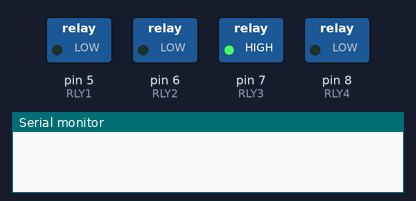
Bench run of a sketch on a simulated Arduino Uno, built with avr-gcc and run on an emulated ATmega328P. Shown: switched loads named in the sketch (green lamp = pin HIGH), the last lines printed to the serial monitor.

Above: at 2.5 s.
At 7.0 s:
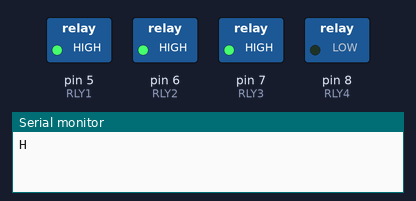
At 10.0 s:
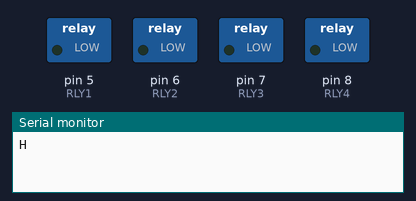
Timing chart, 0 to 13.7 s (numbered marks = the images above):
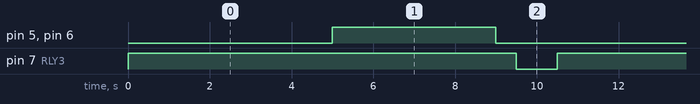

The sketch:

Cek-Relay.ino
```cpp
const int RLY1=5, RLY2=6, RLY3=7, RLY4=8;

//RLY1 = 12V to Boost Converter       (Active High)
//RLY2 = Boost Converter to Capacitor (Active High)
//RLY3 = Capacitor to Solenoid        (Active Low)
//RLY4 = Motor penggiring             (Active LOW)

void setup() {
  pinMode(RLY1, OUTPUT);
  pinMode(RLY2, OUTPUT);
  pinMode(RLY3, OUTPUT);
  pinMode(RLY4, OUTPUT);

  digitalWrite(RLY1, LOW);
  digitalWrite(RLY2, LOW);
  digitalWrite(RLY3, HIGH);
  digitalWrite(RLY4, LOW);
  Serial.begin(9600);
}

void loop() {
  delay(5000);
  digitalWrite(RLY1, HIGH);
  digitalWrite(RLY2, HIGH);
  Serial.println('H');
  delay(4000);
  digitalWrite(RLY1, LOW);
  digitalWrite(RLY2, LOW);
  delay(500);
  digitalWrite(RLY3, LOW);
  delay(1000);
  digitalWrite(RLY3, HIGH);


//  digitalWrite(RLY1, HIGH);
//  Serial.println('H');
//  delay(4000);
//  digitalWrite(RLY1, LOW);
//  Serial.println('L');
//  delay(4000);

//  digitalWrite(RLY2, HIGH);
//  Serial.println('H');
//  delay(2000);
//  digitalWrite(RLY2, LOW);
//  Serial.println('L');
//  delay(2000);
//
//  digitalWrite(RLY3, HIGH);
//  Serial.println('H');
//  delay(2000);
//  digitalWrite(RLY3, LOW);
//  Serial.println('L');
//  delay(2000);
//
//  digitalWrite(RLY4, HIGH);
//  Serial.println('H');
//  delay(2000);
//  digitalWrite(RLY4, LOW);
//  Serial.println('L');
//  delay(2000);


}
```

Measured:
- by itself, pin 5 (RLY1), pin 6 (RLY2): alternates HIGH for 4.0 s and LOW for 6.5 s
- by itself, pin 7 (RLY3): alternates HIGH for 9.5 s and LOW for 1.0 s
- by itself, everything shown: repeats every 10.5 s, in 4 steps
